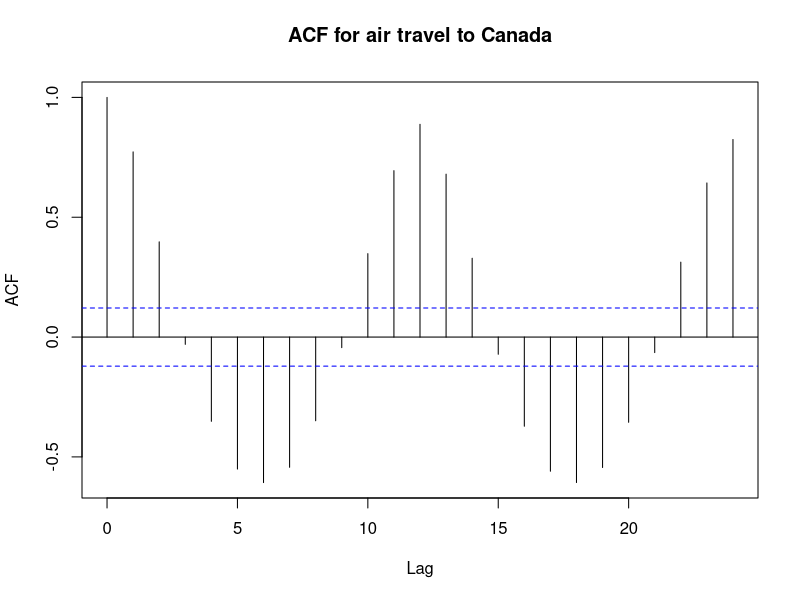
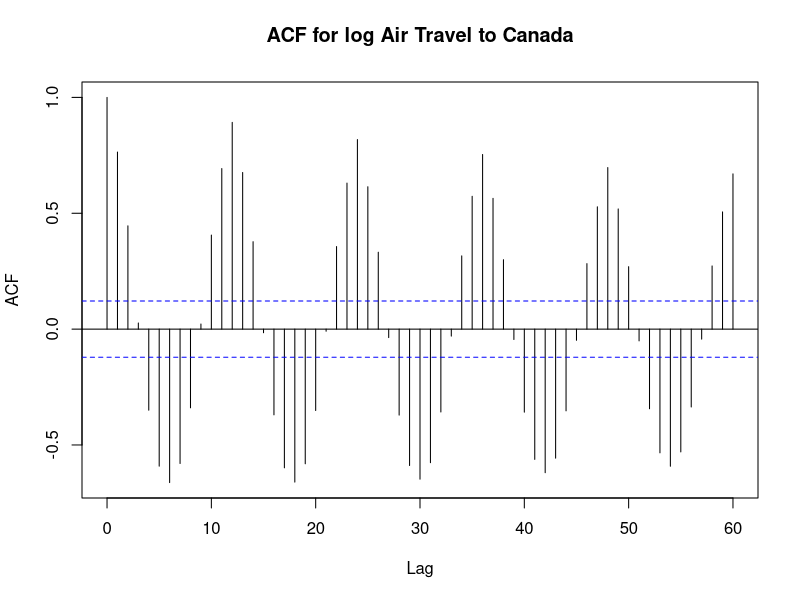
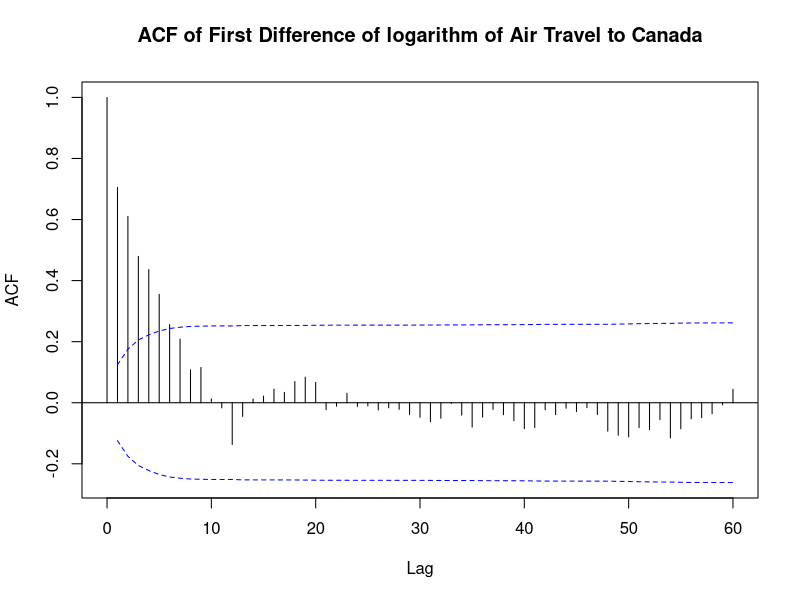
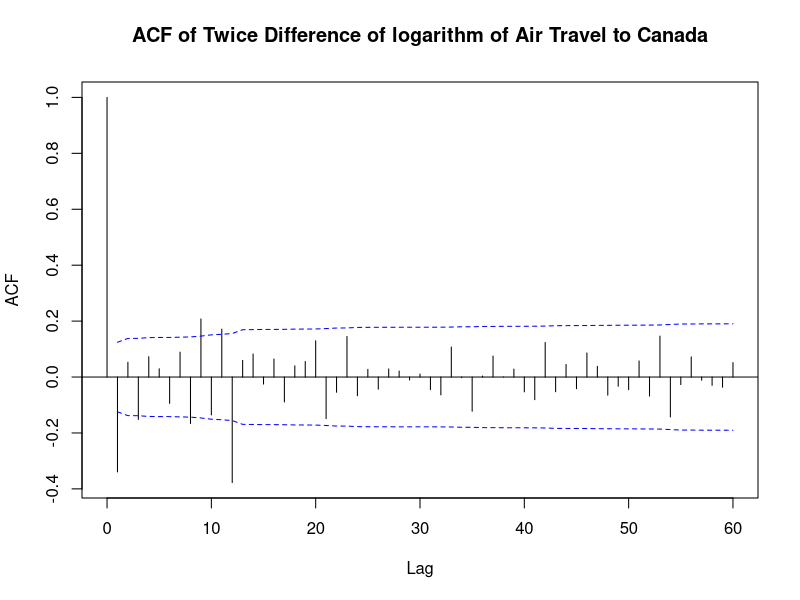
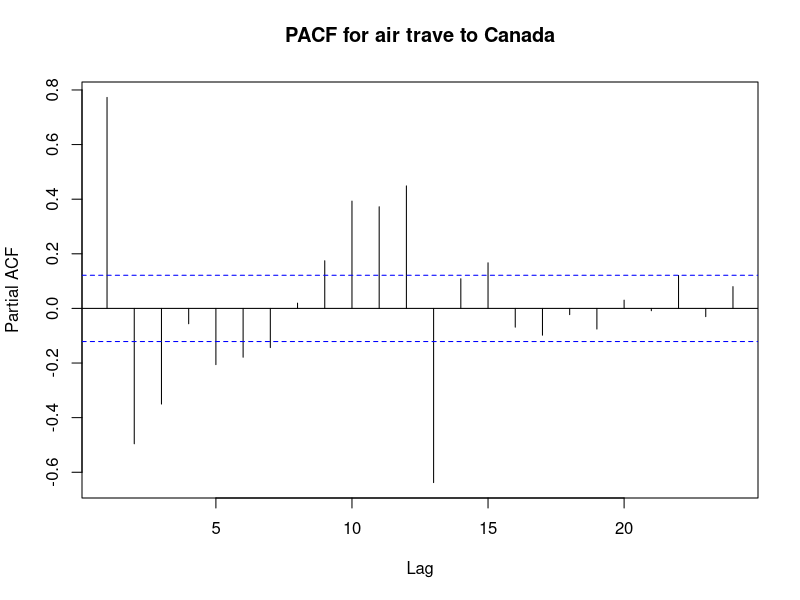
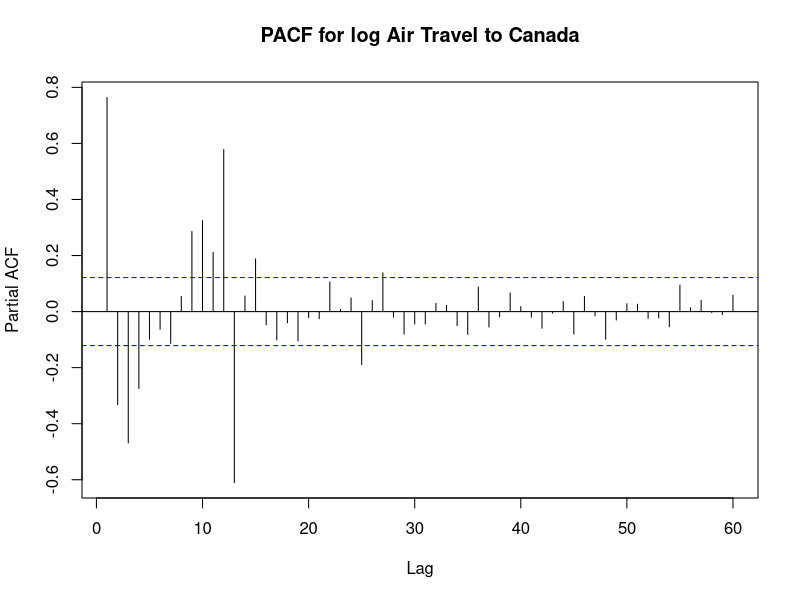
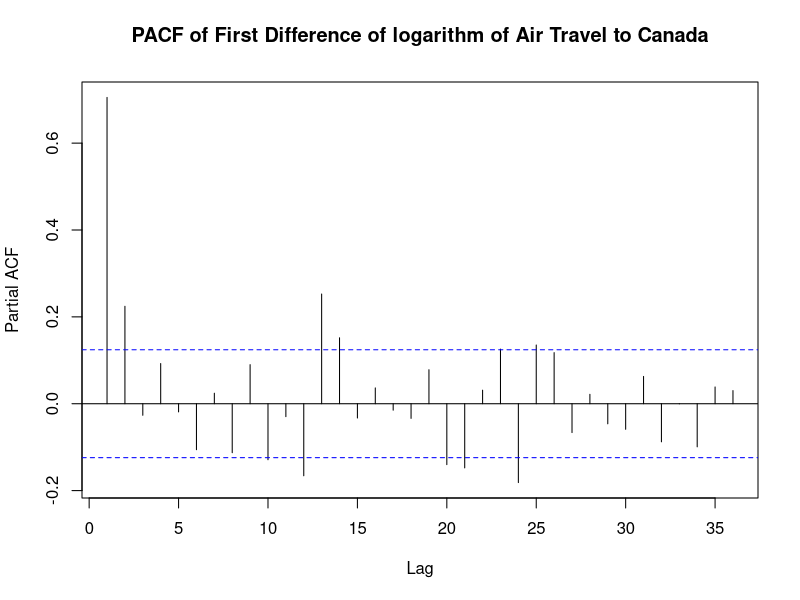
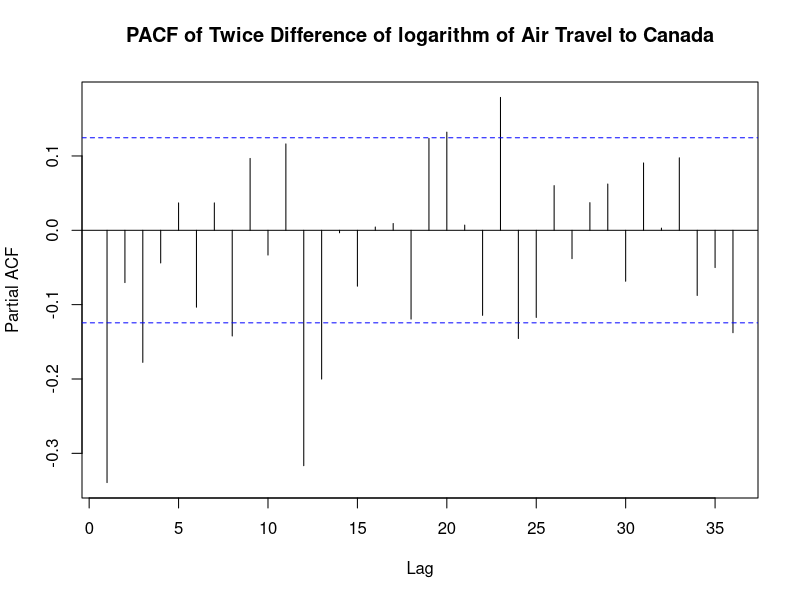

Reproduce these figures in R, in order. (Note: this script raises an error after producing the figures.)
library(ggplot2)
library(zoo)
library(forecast)
library(lubridate)
library(plyr)

canada <- read.csv("./canada.csv", header = TRUE, sep = "")
canada$Date <- as.Date(canada$Date)

canada_ymd <- mutate(canada, date = ymd(canada$Date), 
       day = day(date), month = month(date), year = year(date))

#Time Series plot 
png("images/ts.png")
gg <- ggplot(data=canada_ymd ,aes(y=Value,x=Date)) + geom_line( colour = canada_ymd$month) +
  ggtitle("Monthly Air travel to Canada")
gg + geom_vline(xintercept=as.numeric(canada_ymd$Data),linetype=4) 
dev.off()

#Plot by months 
travel<-ts(canada$Value,start=c(1996,1),end=c(2016,9),frequency=12)
png("images/monthly_plot.png")
m <-c('J','F','M','A','M','J','J','A','S','O','N','D')
plot(travel, ylab='Number of arrivals',xlab='Time Index', type = 'l', 
     main="Monthly Air arrivals to Canada")
points(travel,pch=m)
dev.off()

##Exploratory Data Analysis

summary(canada$Value)
sd(canada$Value)

#STL

png("images/stl.png")
stl_travel<-stl(travel,s.window = "periodic")
plot(stl_travel, main="Seasonal Decomposition of Time Series by Loess for monthly Canada Travels")
dev.off()

#stl shows that there is a seasonal trend
#The bar on the seasonal panel is only a bit larger than the data panel, meaning the
#seasoning signal is large relative to the variation in the data
# The trend panel has larger box than the data and seasonal panels, meaning 
# the variation attrivuted to the trend is smaller than seasonal component, 
# which the trend is not dominating. But there's an upward trend at the end

#In the data panel, there is no obvious sign of non-stationary, so we don't need to 
# take differencing for now. 


#The peak of the traveling season is July and August
#Because the graph doesn't seem like it get effect when the variation increases with the level of the series,
#so there is no need of taking logs 

#ACF for MA
acf(canada$Value, main = "ACF for air travel to Canada")
acf(log(canada$Value),lag.max=60, main = "ACF for log Air Travel to Canada") 
#the acf appear to be seasonality 
acf(diff(log(canada$Value),12),lag.max=60, ci.type='ma',
      main="ACF of First Difference of logarithm of Air Travel to Canada")
acf(diff(diff(log(canada$Value)),12),lag.max=60,ci.type='ma',
    main="ACF of Twice Difference of logarithm of Air Travel to Canada") 

#PACF for AR 
pacf(canada$Value, main = "PACF for air trave to Canada")
pacf(log(canada$Value), lag.max = 60, main = "PACF for log Air Travel to Canada")
pacf(diff(log(canada$Value),12),lag.max=36,
     main="PACF of First Difference of logarithm of Air Travel to Canada") 
pacf(diff(diff(log(canada$Value)),12),lag.max=36,
     main="PACF of Twice Difference of logarithm of Air Travel to Canada") 

plot(diff(diff(log(canada$Value)),lag=12),xlab='Time', ylab ="Log of arrivals", 
     type = 'l', main = "Twice Difference of logarithm of air travel to Canada") 

eacf(log(canada$Value))
#eacf the circle ones are surrounded by AR 2 and MA 2

##ARIMA Models

#put the canada data into month matrix 
data <- ts(canada$Value, freq = 12)
#run auto arima
auto <- auto.arima(log(travel))
auto
tsdisplay(residuals(auto))
tsdiag(auto)
acf(residuals(auto), lag.max = 36)
#Auto ARIMA shows that there is no differencing and it's equivalent to ARMA(3,1)

#With seasonal effect 
#First model with seasonal effect 
fit <- arima(log(data), order = c(2,0,2), seasonal=list(order = c(2,1,2), period = 12))
tsdisplay(residuals(fit))
tsdiag(fit)
acf(residuals(fit))
pacf(residuals(fit))

#Second model with seasonal effect 
fit1 <-arima(log(data), order=c(2,1,2), seasonal=list(order = c(0,1,1), period = 12))
tsdisplay(residuals(fit1))
tsdiag(fit1)
plot(fit1)
acf(residuals(fit1))
pacf(residuals(fit1))

#Third model with seasonal effect
fit2 <- arima(log(data), order=c(2,0,1), seasonal=list(order = c(0,1,2), period = 12))
tsdisplay(residuals(fit2))
tsdiag(fit2)
plot(fit2)
acf(residuals(fit2))
#Fit2 has the smallest AIC 
##check p and q with auto

#Residual plot of the fitted model
res <- ts(resid(fit2), s=1996,f=12)
plot.ts(res,ylab="residuals of the fitted model")

McLeod.Li.test(fit2) 
#above 0.5 of p-values meaning didn't reject H0. 
#no arch effect so don't need arch-garch 

#try sin and cosine  and compare the forecast 

resModel <- residuals(fit2)
#Normal QQ Plot for residuals
qqnorm(resModel)
qqline(resModel)
# There are a few outlier in the beginnings 
hist(resModel,xlab='Standardized Residuals for the fitted model')
#p-value is lower than 0.5 so it doesnt reject null ??
shapiro.test(resModel)

# From Frank Davenport
funggcast <- function(dn,fcast){ 
  
 # en<-max(time(fcast$mean)) #extract the max date used in the forecast
  
  #Extract Source and Training Data
  ds<-as.data.frame(window(dn,end=c(2014,9)))
  names(ds)<-'observed'
  ds$date<-as.Date(time(window(dn,end=c(2014,9))))
  
  #Extract the Fitted Values (need to figure out how to grab confidence intervals)
  dfit<-as.data.frame(fcast$fitted)
  dfit$date<-as.Date(time(fcast$fitted))
  names(dfit)[1]<-'fitted'
  
  ds<-merge(ds,dfit,all.x=T) #Merge fitted values with source and training data
  
  #Exract the Forecast values and confidence intervals
  dfcastn<-as.data.frame(fcast)
  dfcastn$date<-as.Date(as.yearmon(row.names(dfcastn)))
  names(dfcastn)<-c('forecast','lo80','hi80','lo95','hi95','date')
  
  pd<-merge(ds,dfcastn,all.x=T) #final data.frame for use in ggplot
  return(pd)
  
}

train <- window(travel, end=c(2014,9))
fit_train_model <- Arima(train, order=c(2,0,1), 
                    seasonal=list(order = c(0,1,2), period = 12), include.drift=T)
plot(forecast(fit_train_model))

model_forecast <- forecast(fit_train_model)
model_df <- funggcast(travel, model_forecast)

ggplot_forecast <- function(pd) {
  p1a<-ggplot(data=pd,aes(x=date,y=observed))
  p1a<-p1a+geom_line(col='red')
  p1a<-p1a+geom_line(aes(y=fitted),col='blue')
  p1a<-p1a+geom_line(aes(y=forecast))+geom_ribbon(aes(ymin=lo95,ymax=hi95),alpha=.25)
  p1a<-p1a+scale_x_date(date_breaks = "12 month", date_labels = "%b-%y")
  p1a<-p1a+scale_y_continuous(name='Units of Y')
  p1a<-p1a+theme(axis.text.x=element_text(size=10))
  p1a<-p1a+ggtitle("Arima Fit to Simulated Data\n(black=forecast, blue=fitted, red=data, shadow=95% conf. interval)")
  p1a
}
png("images/frank_forecast.png")
ggplot_forecast(model_df)
dev.off()


#Detech outlier
detectAO(fit2) #Additive Outliers
detectIO(fit2) #Innovative Outliers
#The magnitude (lambda) of IO is bigger so IO has more effect than AO.
#the same index 81 has an outlier but it doesn't detech the outliers at the end of series
#IO tells more story 

## Spectral Analysis
p <- periodogram(resModel, main = "Periodogram for the residuals of the model")
p

?spec.pgram()
spec(resModel,main="Periodogram", kernel = kernel("daniell", c(3,3)), taper = 0.05,
     ci.plot = T)
#Can draw a flat line between the interval so there is no ambigitiy
#Very stable 

## Arch Garch Model
g <- garch(travel, order = c(1,1))
plot(g) #use which to select the plot
summary(g)
## Why all NA in std. error and t-value?
#only one bump at the end so 1,1 is good 
